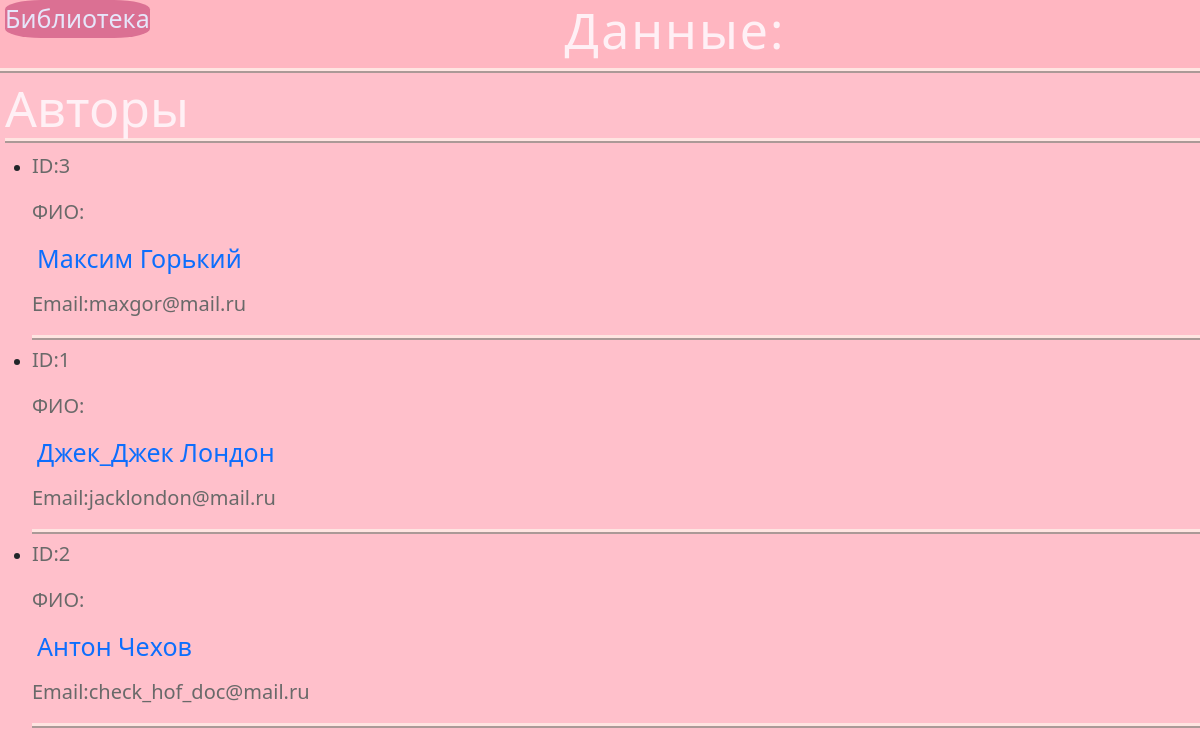
/author/list, run on the app's committed database.
### books/models.py (models this page shows, shortened)
class Author(models.Model):
    id= models.AutoField(primary_key =True)
    first_name = models.CharField(max_length=120, verbose_name='Имя')
    second_name = models.CharField(max_length=120, verbose_name='Фамилия')
    email = models.EmailField(max_length=254,null=True, blank=True, verbose_name='Почта')
    class Meta:
        verbose_name = 'Автор'
        verbose_name_plural ='Авторы'
        db_table = 'author'
        ordering = ["second_name", "first_name"]

### books/views.py (the view)
# urls.py: path('author/list',views.author_list),
def author_list(request):
    queryset=Author.objects.all()
    context = {
        'queryset': queryset,
        'title': 'Список всех авторов',
        'name':'Авторы'
    }
    return render(request,'all_author.html',context)

### books/templates/all_author.html (shortened to what this page needs)
{% load static %}
<!DOCTYPE html>
<html lang="ru">
  <head>
    <link rel="stylesheet" href="https://cdn.jsdelivr.net/npm/bootstrap@5.3.2/dist/css/bootstrap.min.css">
    <link rel="stylesheet" href="{% static 'books/css/sti.css' %}">
    <link rel="stylesheet" href="https://use.fontawesome.com/releases/v5.8.2/css/all.css">
     <span class="logo">Библиотека</span>
  </head>
  <body>
  <header>
    <h1>Данные:</h1>
        </header>
    <h2>{{name}}</h2>
    <ul>
        {% for item in queryset %}
        <li>
                <p>ID:{{ item.id }}<p>
                <p> ФИО: <a href="/author/{{item.id}}/"><h3> {{ item.first_name }} {{ item.second_name }} </h3></a><p>
                <p>Email:{{ item.email }}<p>
            </li>
        {% endfor %}
    </ul>
  </body>
</html>

### books/static/books/css/sti.css (style rules this page uses)
h1 { text-align: center; margin-top: 0px; font-size: 50px; color:#FFF0F5; }
h2 { margin-left: 5px; text-align: left; margin-top: 5px; font-size: 50px; color:#FFF0F5; border-bottom: 5px ridge #FFE4E1; }
li { border-bottom: 5px ridge #FFE4E1; }
p { text-align: left; margin-top: 5px; font-size: 20px; color:#696969; }
body { background: #FFC0CB; }
h3 { margin-left: 5px; text-align: left; margin-top: 5px; font-size: 25px; color:#696969; }
a { text-decoration: none; colour:#696969; }
header { text-align: center; letter-spacing: 2px; background: #FFB6C1; color: #A52A2A; border-bottom: 5px ridge #FFE4E1; }
.logo { color: #E6E6FA; font-size: 25px; background: #DB7093; width: 145px; float: left; margin-bottom: 0px; text-align: left; border-radius: 25% 25%; margin-left: 5px; }

### data on the page
Author: id "3", first_name "Максим", second_name "Горький", email "maxgor@mail.ru"
Author: id "1", first_name "Джек_Джек", second_name "Лондон", email "jacklondon@mail.ru"
Author: id "2", first_name "Антон", second_name "Чехов", email "check_hof_doc@mail.ru"

### other printed values
{{ name }} "Авторы"
